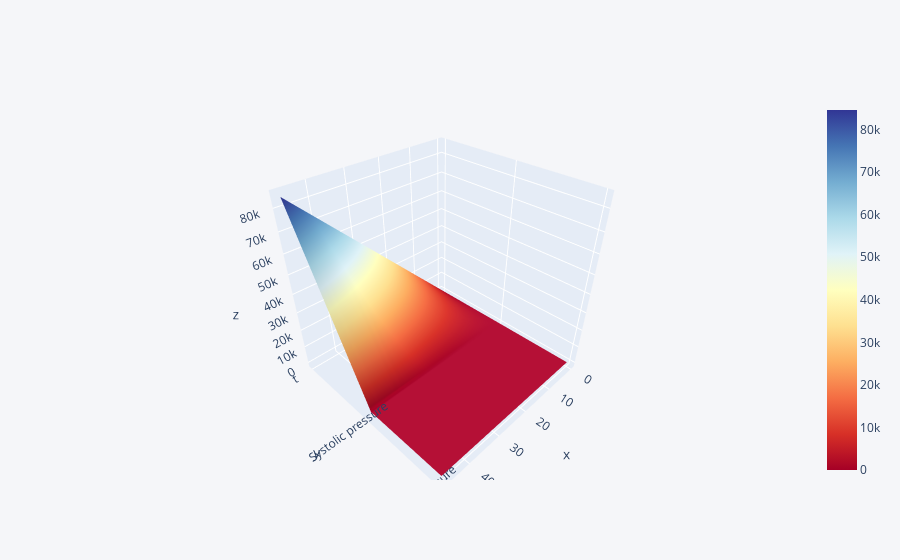

Write notebook code for a chart like this one.
### Code cell
xl[['t','Systolic pressure','Diastolic pressure']].iplot(kind='surface',colorscale='rdylbu')

### Figure 1 — Plotly figure (JSON) as saved in the notebook; plotly's stock layout.template omitted (floating-point values rounded to 4 significant figures; data arrays with more than 128 entries replaced by an {"elided": "..."} marker saying what was removed)
{"data": [{"colorscale": [[0, "rgb(165,0,38)"], [0.1, "rgb(215,48,39)"], [0.2, "rgb(244,109,67)"], [0.3, "rgb(253,174,97)"], [0.4, "rgb(254,224,144)"], [0.5, "rgb(255,255,191)"], [0.6, "rgb(224,243,248)"], [0.7, "rgb(171,217,233)"], [0.8, "rgb(116,173,209)"], [0.9, "rgb(69,117,180)"], [1, "rgb(49,54,149)"]], "type": "surface", "x": [0, 1, 2, 3, 4, 5, 6, 7, 8, 9, 10, 11, 12, 13, 14, 15, 16, 17, 18, 19, 20, 21, 22, 23, 24, 25, 26, 27, 28, 29, 30, 31, 32, 33, 34, 35, 36, 37, 38, 39, 40, 41, 42, 43, 44, 45, 46, 47], "y": ["t", "Systolic pressure", "Diastolic pressure"], "z": {"elided": "3x48 int values"}}], "layout": {"legend": {"bgcolor": "#F5F6F9", "font": {"color": "#4D5663"}}, "paper_bgcolor": "#F5F6F9", "plot_bgcolor": "#F5F6F9", "title": {"font": {"color": "#4D5663"}}, "xaxis": {"gridcolor": "#E1E5ED", "showgrid": true, "tickfont": {"color": "#4D5663"}, "title": {"font": {"color": "#4D5663"}, "text": ""}, "zerolinecolor": "#E1E5ED"}, "yaxis": {"gridcolor": "#E1E5ED", "showgrid": true, "tickfont": {"color": "#4D5663"}, "title": {"font": {"color": "#4D5663"}, "text": ""}, "zerolinecolor": "#E1E5ED"}}}
